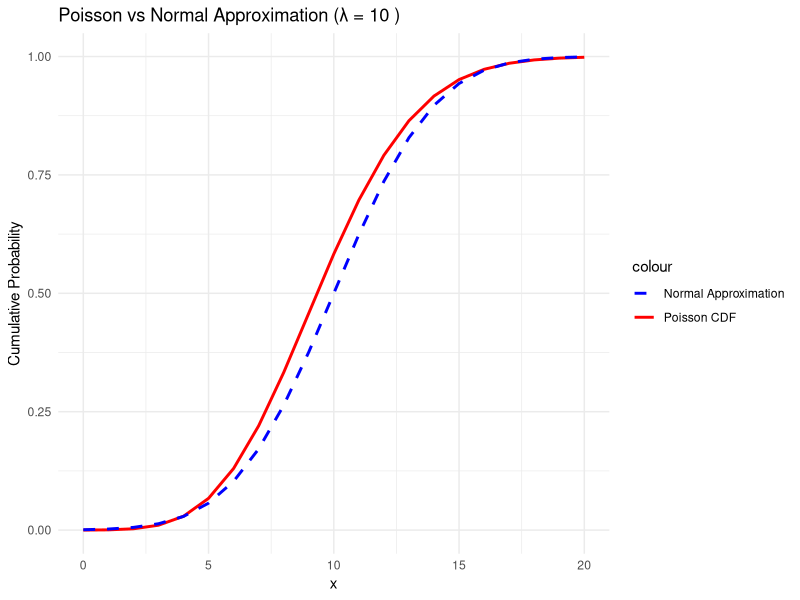
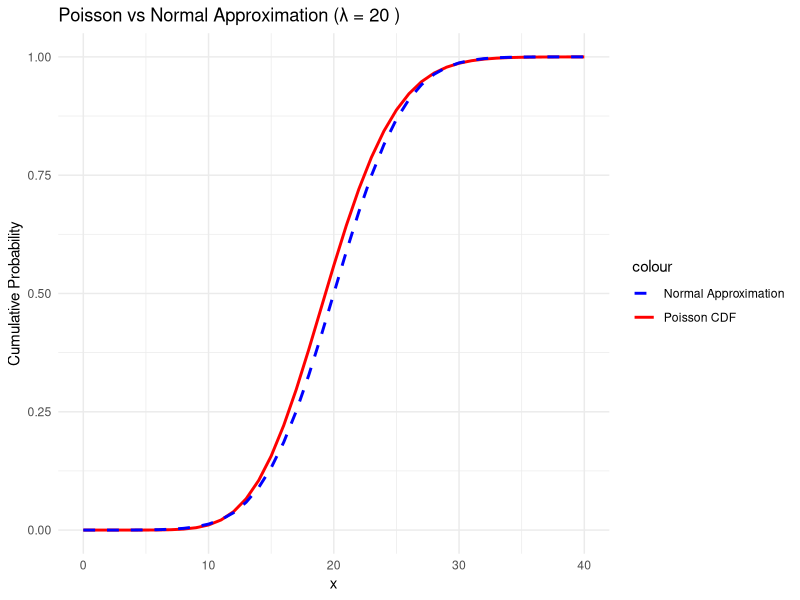
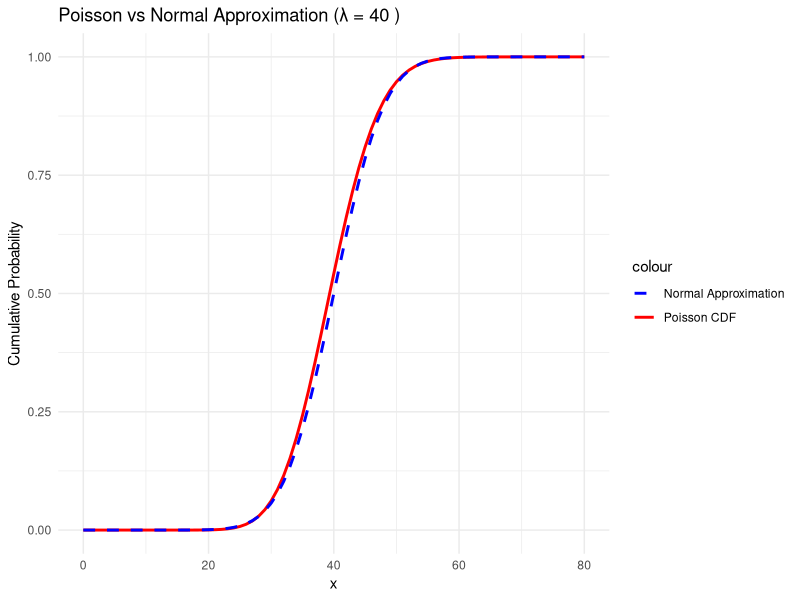

R code for these plots, in order:
library(ggplot2)

plot_poisson_vs_normal = function(lambda) {
  x_vals = 0:(lambda * 2)  
  poisson_cdf = ppois(x_vals, lambda)
  normal_cdf = pnorm(x_vals, mean = lambda, sd = sqrt(lambda))
  
  df = data.frame(x = x_vals, Poisson_CDF = poisson_cdf, Normal_CDF = normal_cdf)

  ggplot(df, aes(x)) +
    geom_line(aes(y = Poisson_CDF, color = "Poisson CDF"), linewidth = 1) +
    geom_line(aes(y = Normal_CDF, color = "Normal Approximation"), linetype = "dashed", linewidth = 1) +
    labs(title = paste("Poisson vs Normal Approximation (λ =", lambda, ")"),
         x = "x", y = "Cumulative Probability") +
    scale_color_manual(values = c("blue", "red")) +
    theme_minimal()
}


plot_poisson_vs_normal(10)
plot_poisson_vs_normal(20)
plot_poisson_vs_normal(40)
